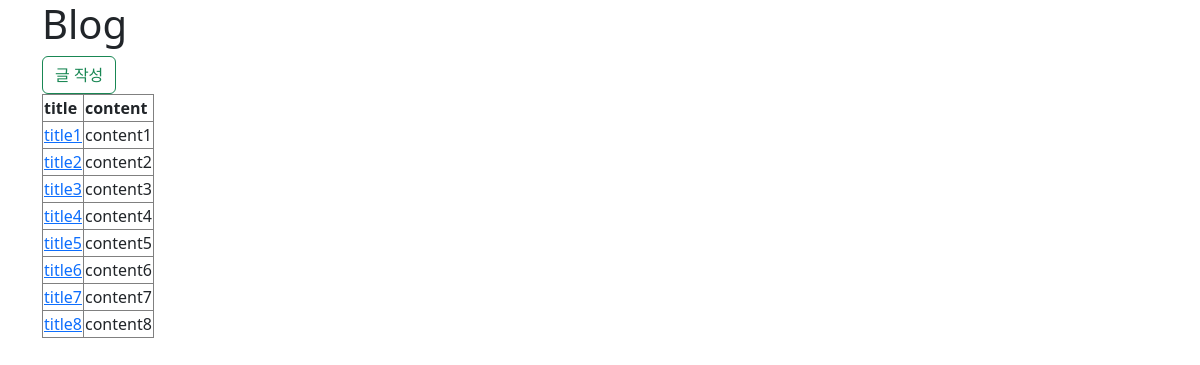
Page /blog/ on the earlier database version.
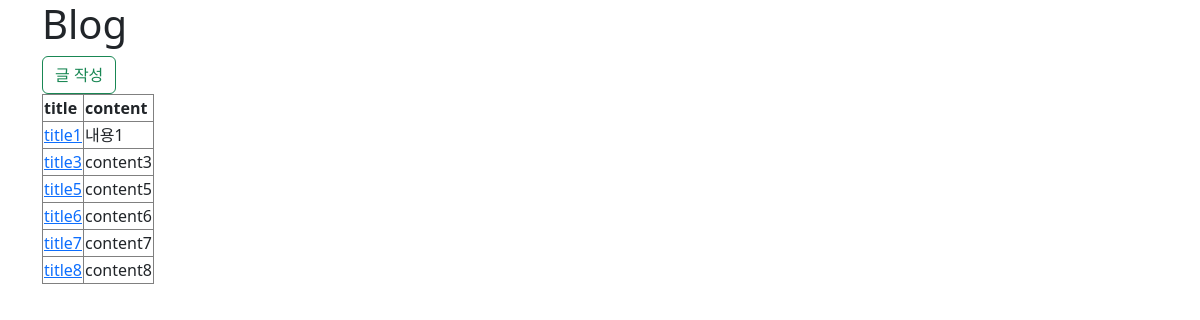
Same page on the later database version.
### blog/models.py (models this page shows)
class Post(models.Model):
    title = models.CharField(max_length=30) #text가 저장됨
    content = models.TextField()
    writer = models.CharField(max_length=10)
    created_at = models.DateTimeField(auto_now_add=True)
    updated_at = models.DateTimeField(auto_now=True)

### blog/views.py (the view)
# urls.py: path("",views.List.as_view(), name='list'),
class List(ListView):
    model = Post #모델이 어떤 건지 보여주고
    template_name='blog/post_list.html'
    context_object_name = 'posts'

### blog/templates/blog/post_list.html
{% extends 'blog/base.html' %}
{% block content %}
    <a href="{% url 'blog:write' %}" class="btn btn-outline-success">글 작성</a>
    {% if posts %}
        <table class="table-bordered">
            <tr>
                <th>title</th>
                <th>content</th>
            </tr>
        <tbody>
            {% for post in posts %}
            <tr>
                <td><a href="{% url 'blog:detail' pk=post.pk %}">{{post.title}}</a></td>
                <td>{{post.content}}</td>
            </tr>
            {% endfor %}
        </tbody>
        </table>
    {% else %}
        <p>작성된 게시물이 없습니다.</p>
    {% endif%}
{% endblock %}

Differences in the rows shown:
removed Post: title "title2", content "content2"
removed Post: title "title4", content "content4"
changed Post "title1": content "content1" → "내용1"
